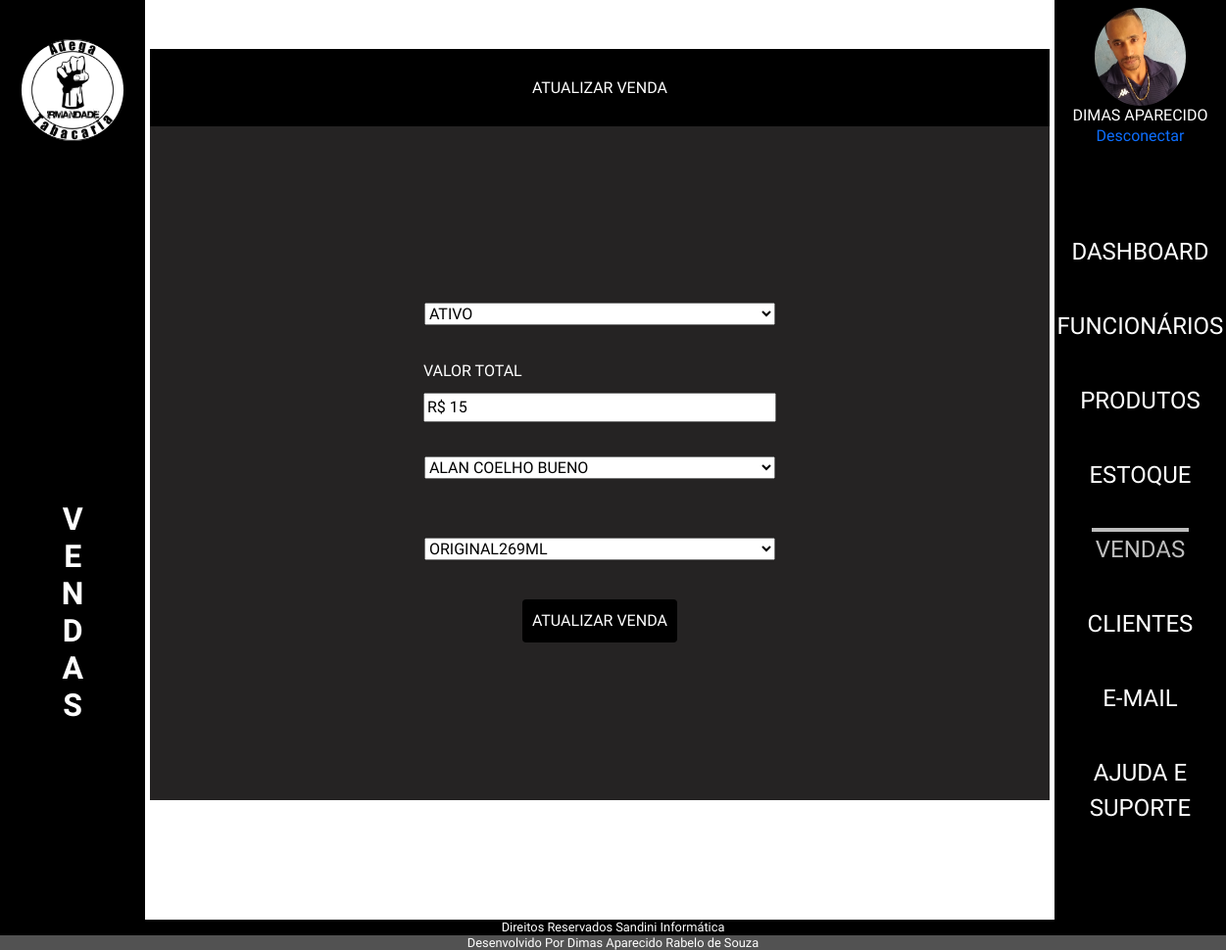
The app's page /admin/index.php?p=vendas&v=atualizar&id=1 (signed in) with its own data.
### tables this page shows
CREATE TABLE `tblvendas` (
  `idVenda` int(11) NOT NULL,
  `idFuncionario` int(11) DEFAULT NULL,
  `dataVenda` date DEFAULT curdate(),
  `horaVenda` time DEFAULT NULL,
  `statusVenda` varchar(10) DEFAULT NULL,
  `valorTotalVenda` double(10,2) DEFAULT NULL,
  `idProduto` int(11) DEFAULT NULL
);

CREATE TABLE `tblusuarios` (
  `idUsuario` int(11) NOT NULL,
  `nomeUsuario` varchar(50) NOT NULL,
  `emailUsuario` varchar(80) NOT NULL,
  `senhaUsuario` varchar(20) NOT NULL,
  `statusUsuario` varchar(10) NOT NULL,
  `fotoUsuario` varchar(100) NOT NULL
);

### admin/authenticacao.php (called while the page is built, shortened)
<?php
if (isset($_SESSION['idUsuario'])) {
    $tipoUsuario = 'cliente';
} elseif (isset($_SESSION['idFuncionario'])) {
    $id = $_SESSION['idFuncionario'];
    $tipoUsuario = 'funcionario';
} else {
    header("location: http://localhost/ProjetoAdegaIrmandade/admin/loginAdmin.php");
    exit;
}
$pagina = @$_GET['p'];
require_once('class/cliente.php');
require_once('class/funcionario.php');
if ($tipoUsuario === 'cliente') {
    $usuarios = new ClienteClass($id);
} elseif ($tipoUsuario === 'funcionario') {
    $funcionarios = new FuncionarioClass($id);
    $usuario = $funcionarios;
}

### admin/class/vendas.php (called while the page is built, shortened)
<?php
class VendasClass
{
    public $idVenda;
    public function __construct($id = false)
    {
        if ($id) {
            $this->idVenda = $id;
            $this->Carregar();
        }
    }
    public function Carregar()
    {
        $query = "SELECT * FROM tblvendas WHERE idVenda = " . $this->idVenda;
        $conn = Conexao::LigarConexao();
        $resultado = $conn->query($query);
        $lista = $resultado->fetchAll();
        foreach ($lista as $linha) {
            $this->statusVenda = $linha['statusVenda'];
            $this->valorTotalVenda = $linha['valorTotalVenda'];
            $this->idFuncionario = $linha['idFuncionario'];
            $this->idProduto = $linha['idProduto'];
        }
    }
}

### admin/class/funcionario.php (called while the page is built, shortened)
<?php
class FuncionarioClass
{
    public function listarAtivos()
    {
        $sql = "SELECT * FROM tblfuncionarios WHERE statusFuncionario = 'ATIVO' ORDER BY idFuncionario ASC";
        $conn = Conexao::LigarConexao();
        $resultado = $conn->query($sql);
        $lista = $resultado->fetchAll();
        return $lista;
    }
   }

### admin/class/produto.php (called while the page is built, shortened)
<?php
class ProdutoClass
{
    public function listarProdutosAtivos()
    {
        $sql = "SELECT * FROM tblprodutos WHERE statusProduto = 'ATIVO' ORDER BY idProduto ASC";
        $conn = Conexao::LigarConexao();
        $resultado = $conn->query($sql);
        $lista = $resultado->fetchAll();
        return $lista;
    }
}

### admin/class/cliente.php (called while the page is built, shortened)
<?php
class ClienteClass
{
    public $idUsuario;
public function __construct($id = false)
    {
        if ($id) {
            $this->idUsuario = $id;
            $this->Carregar();
        }
    }
    public function Carregar()
    {
        $query = "SELECT * FROM tblusuarios WHERE idUsuario = " . $this->idUsuario;
        $conn = Conexao::LigarConexao();
        $resultado = $conn->query($query);
        $lista = $resultado->fetchAll();
        foreach ($lista as $linha) {
            $this->nomeUsuario = $linha['nomeUsuario'];
            $this->fotoUsuario = $linha['fotoUsuario'];
        }
        }
 }

### admin/vendas/atualizar.php (the view, shortened to what this page needs)
<?php
require_once('class/vendas.php');
$venda = new VendasClass($id);
?>
<h1 class="h1Atual">Atualizar Venda</h1>
<form class="formVendas" action="index.php?p=vendas&v=atualizar&id=<?php echo $venda->idVenda ?>" method="POST" enctype="multipart/form-data">
    <div>
        <select class="seleVendas" aria-label="Default select example" name="statusVenda">
            <?php
            $statusVendaAtual = $venda->statusVenda;
            $opcoesStatus = array(
                'ATIVO' => 'ATIVO',
                'DESATIVADO' => 'DESATIVADO'
            );
            foreach ($opcoesStatus as $valor => $texto) {
                $selected = ($valor == $statusVendaAtual) ? 'selected' : '';
                echo "<option value='$valor' $selected>$texto</option>";
            }
            ?>
        </select>
    </div>
    <div>
        <label for="valorTotalVenda"> Valor Total</label>
        <input type="text" name="valorTotalVenda" id="valorTotalVenda" placeholder="digite o valor" value="R$ <?php echo $venda->valorTotalVenda; ?>">
    </div>
    <div>
        <select class="seleVendas" aria-label="Default select example" name="idFuncionario" id="idFuncionario" required>
            <?php
            require_once('class/funcionario.php');
            $funcionarioClass = new FuncionarioClass();
            $funcionarios = $funcionarioClass->listarAtivos();
            $idFuncionarioVenda = $venda->idFuncionario;
            foreach ($funcionarios as $funcionario) {
                $selected = ($funcionario['idFuncionario'] == $idFuncionarioVenda) ? 'selected' : '';
                echo "<option value='{$funcionario['idFuncionario']}' $selected>{$funcionario['nomeFuncionario']}</option>";
            }
            ?>
        </select>
    </div>
    <div>
        <select class="seleVendas" aria-label="Default select example" name="idProduto" id="idProduto" required>
            <?php
            require_once('class/produto.php');
            $produtoClass = new ProdutoClass();
            $produtosAtivos = $produtoClass->listarProdutosAtivos();
            $idProdutoVenda = $venda->idProduto;
            foreach ($produtosAtivos as $produto) {
                $selected = ($produto['idProduto'] == $idProdutoVenda) ? 'selected' : '';
                echo "<option value='{$produto['idProduto']}' $selected>{$produto['nomeProduto']}</option>";
            }
            ?>
        </select>
    </div>
    <div>
        <button type="submit">Atualizar Venda</button>
    </div>
</form>

### admin/index.php (shortened to what this page needs)
<?php
require_once('authenticacao.php');
?>
<!DOCTYPE html>
<html lang="pt-BR">
<head>
    <link rel="stylesheet" href="../src/css/reset.css">
    <link rel="stylesheet" href="https://cdnjs.cloudflare.com/ajax/libs/animate.css/4.1.1/animate.min.css">
    <link rel="stylesheet" href="https://cdn.jsdelivr.net/npm/bootstrap@5.3.2/dist/css/bootstrap.min.css">
    <link rel="stylesheet" href="./css/estilo.css">
</head>
<body>
    <main>
        <section class="topoEsquerda">
            <h1>
                <img src="img/logoadega.png" alt=" imagem da logo">
            </h1>
            <?php
            if ($pagina == '') {
                $texto = '';
            } else {
                $texto = '' . $pagina;
            }
            echo '<h2 class="vertical-text">';
            for ($i = 0; $i < strlen($texto); $i++) {
                echo '<span>' . $texto[$i] . '</span>';
            }
            echo '</h2>';
            ?>
        </section>
        <div class="box">
            <?php
            switch ($pagina) {
                case 'vendas':
                    require_once('vendas/vendas.php');
                    break;
            }
            ?>
        </div>
        <div class="menu">
            <?php
            $pagina = @$_GET['p'];
            ?>
           <div class="divlogin">
    <?php
    $foto = isset($usuarios->fotoUsuario) ? $usuarios->fotoUsuario : (isset($funcionarios->fotoFuncionario) ? $funcionarios->fotoFuncionario : null);
    $nome = isset($usuarios->nomeUsuario) ? $usuarios->nomeUsuario : (isset($funcionarios->nomeFuncionario) ? $funcionarios->nomeFuncionario : null);
    if (!empty($foto)) {
        echo '<img src="../admin/img/' . $foto . '" alt="User">';
    } else {
        echo '<img src="../admin/img/btnuser.png" alt="Imagem Padrão">';
    }
    echo '<h2>' . $nome . '</h2>';
    ?>
    <a href="desconectar.php">Desconectar</a>
</div>
            <nav>
                <ul>
                    <li><a href="index.php?p=dashboard" class="<?= ($pagina == 'dashboard' || $pagina == '') ? 'menuAtivo' : ''; ?>"> Dashboard </a></li>
                    <li><a href="index.php?p=funcionarios" class="<?= ($pagina == 'funcionarios') ? 'menuAtivo' : ''; ?>"> Funcionários </a></li>
                    <li><a href="index.php?p=produtos" class="<?= ($pagina == 'produtos') ? 'menuAtivo' : ''; ?>"> Produtos </a></li>
                    <li><a href="index.php?p=estoque" class="<?= ($pagina == 'estoque') ? 'menuAtivo' : ''; ?>"> Estoque </a></li>
                    <li><a href="index.php?p=vendas" class="<?= ($pagina == 'vendas') ? 'menuAtivo' : ''; ?>"> Vendas </a></li>
                    <li><a href="index.php?p=clientes" class="<?= ($pagina == 'clientes') ? 'menuAtivo' : ''; ?>"> Clientes </a></li>
                    <li><a href="index.php?p=contato" class="<?= ($pagina == 'contato') ? 'menuAtivo' : ''; ?>"> E-mail </a></li>
                    <li><a href="index.php?p=ajuda%20e%20suporte" class="<?= ($pagina == 'ajuda e suporte') ? 'menuAtivo' : ''; ?>"> Ajuda e Suporte </a></li>
                </ul>
            </nav>
        </div>
    </main>
    <footer class="rodape">
        <h2>Direitos Reservados Sandini Informática</h2>
        <h2 class="h2d">Desenvolvido Por Dimas Aparecido Rabelo de Souza</h2>
    </footer>
</body>
</html>

### admin/css/estilo.css (style rules this page uses)
* a, h1, h2, h3, h4 { font-family: 'Secular One'; font-size: 16px; text-align: center; margin: 0; padding: 0; box-sizing: border-box; text-decoration: none; }
select, input { text-transform: uppercase; }
body { display: flex; flex-direction: column; min-height: 100vh; color: #ffffff; }
.vertical-text { writing-mode: vertical-lr; text-orientation: upright; white-space: nowrap; display: inline-block; font-family: 'Secular One'; font-size: 2.0em; font-weight: bold; text-transform: uppercase; }
h1 { width: 80%; margin-top: 10px }
h1 img { width: 70%; border-radius: 50%; }
.divlogin { width: 100%; display: flex; align-items: center; flex-direction: column; justify-content: space-between; padding: 8px; }
.divlogin img { border-radius: 50%; max-width: 180px; max-height: 100px; }
.topoEsquerda { background: #000000; display: flex; flex-direction: column; width: 200px; justify-content: space-between; align-items: center; padding-bottom: 200px; }
main { width: 100%; flex: 1; display: flex; }
.menu { display: flex; background: #000000; color: #ffffff; text-align: center; margin: 0 auto; width: 14%; align-items: center; flex-direction: column; }
ul { padding: 60px 20px; }
ul li { padding: 20px 20px; }
nav ul li a { color: #ffffff; text-decoration: none; font-size: 1.5em; text-transform: uppercase; }
.menuAtivo { color: #bdbdbd !important; border-top: solid 4px #bdbdbd; padding: 4px; }
.box { width: 100%; min-height: 400px; overflow: auto; box-sizing: border-box; padding: 40px 5px; color: #000000; }
.rodape { width: 100%; }
.rodape h2 { background: #000000; margin-bottom: 0; font-size: 0.8em; }
.rodape .h2d { background: #525252; }
h1 { text-align: center; background: #000000; width: 100%; padding: 30px 0px; text-transform: uppercase; }
form { display: flex; flex-direction: column; align-items: center; background: #252323; width: 100%; font-family: 'Secular One'; text-transform: uppercase; }
label { display: flex; flex-direction: column; margin: 5px 5px; color: #ffffff; }
input { margin: 5px 5px; width: 360px; text-transform: uppercase; }
select { margin: 30px; }
button { margin: 10px 0; padding: 10px; background-color: #000000; color: #fff; border: none; border-radius: 4px; text-transform: uppercase; }
.formVendas { display: flex; justify-content: center; height: 80%; }
.seleVendas { width: 358px; }
.h1Atual { color: #ffffff; }

### records on screen
tblvendas: valorTotalVenda "R$ 15"
tblusuarios: fotoUsuario (picture), nomeUsuario "DIMAS APARECIDO"

### other values on screen
$texto[$i] "V"
$texto[$i] "E"
$texto[$i] "N"
$texto[$i] "D"
$texto[$i] "A"
$texto[$i] "S"
form field statusVenda "ATIVO"
form field idFuncionario "ALAN COELHO BUENo"
form field idProduto "ORIGINAL269ML"
